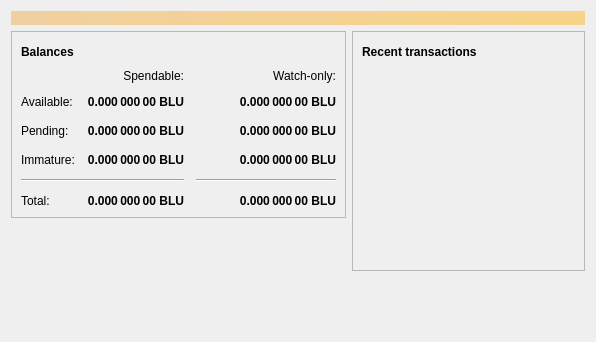
<?xml version="1.0" encoding="UTF-8"?>
<ui version="4.0">
 <class>OverviewPage</class>
 <widget class="QWidget" name="OverviewPage">
  <property name="geometry">
   <rect>
    <x>0</x>
    <y>0</y>
    <width>596</width>
    <height>342</height>
   </rect>
  </property>
  <property name="windowTitle">
   <string>Form</string>
  </property>
  <layout class="QVBoxLayout" name="topLayout">
   <item>
    <widget class="QLabel" name="labelAlerts">
     <property name="visible">
      <bool>false</bool>
     </property>
     <property name="styleSheet">
      <string notr="true">QLabel { background-color: qlineargradient(x1: 0, y1: 0, x2: 1, y2: 0, stop:0 #F0D0A0, stop:1 #F8D488); color:#000000; }</string>
     </property>
     <property name="wordWrap">
      <bool>true</bool>
     </property>
     <property name="margin">
      <number>3</number>
     </property>
     <property name="textInteractionFlags">
      <set>Qt::TextSelectableByMouse</set>
     </property>
    </widget>
   </item>
   <item>
    <layout class="QHBoxLayout" name="horizontalLayout" stretch="1,1">
     <item>
      <layout class="QVBoxLayout" name="verticalLayout_2">
       <item>
        <widget class="QFrame" name="frame">
         <property name="frameShape">
          <enum>QFrame::StyledPanel</enum>
         </property>
         <property name="frameShadow">
          <enum>QFrame::Raised</enum>
         </property>
         <layout class="QVBoxLayout" name="verticalLayout_4">
          <item>
           <layout class="QHBoxLayout" name="horizontalLayout_4">
            <item>
             <widget class="QLabel" name="label_5">
              <property name="font">
               <font>
                <weight>75</weight>
                <bold>true</bold>
               </font>
              </property>
              <property name="text">
               <string>Balances</string>
              </property>
             </widget>
            </item>
            <item>
             <widget class="QPushButton" name="labelWalletStatus">
              <property name="enabled">
               <bool>true</bool>
              </property>
              <property name="maximumSize">
               <size>
                <width>30</width>
                <height>16777215</height>
               </size>
              </property>
              <property name="toolTip">
               <string>The displayed information may be out of date. Your wallet automatically synchronizes with the Bluecoin network after a connection is established, but this process has not completed yet.</string>
              </property>
              <property name="text">
               <string/>
              </property>
              <property name="icon">
               <iconset resource="../bitcoin.qrc">
                <normaloff>:/icons/warning</normaloff>
                <disabledoff>:/icons/warning</disabledoff>:/icons/warning</iconset>
              </property>
              <property name="iconSize">
               <size>
                <width>24</width>
                <height>24</height>
               </size>
              </property>
              <property name="flat">
               <bool>true</bool>
              </property>
             </widget>
            </item>
            <item>
             <spacer name="horizontalSpacer_3">
              <property name="orientation">
               <enum>Qt::Horizontal</enum>
              </property>
              <property name="sizeHint" stdset="0">
               <size>
                <width>40</width>
                <height>20</height>
               </size>
              </property>
             </spacer>
            </item>
           </layout>
          </item>
          <item>
           <layout class="QGridLayout" name="gridLayout">
            <property name="spacing">
             <number>12</number>
            </property>
            <item row="2" column="2">
             <widget class="QLabel" name="labelWatchPending">
              <property name="font">
               <font>
                <weight>75</weight>
                <bold>true</bold>
               </font>
              </property>
              <property name="cursor">
               <cursorShape>IBeamCursor</cursorShape>
              </property>
              <property name="toolTip">
               <string>Unconfirmed transactions to watch-only addresses</string>
              </property>
              <property name="text">
               <string notr="true">0.000 000 00 BLU</string>
              </property>
              <property name="alignment">
               <set>Qt::AlignRight|Qt::AlignTrailing|Qt::AlignVCenter</set>
              </property>
              <property name="textInteractionFlags">
               <set>Qt::LinksAccessibleByMouse|Qt::TextSelectableByKeyboard|Qt::TextSelectableByMouse</set>
              </property>
             </widget>
            </item>
            <item row="2" column="1">
             <widget class="QLabel" name="labelUnconfirmed">
              <property name="font">
               <font>
                <weight>75</weight>
                <bold>true</bold>
               </font>
              </property>
              <property name="cursor">
               <cursorShape>IBeamCursor</cursorShape>
              </property>
              <property name="toolTip">
               <string>Total of transactions that have yet to be confirmed, and do not yet count toward the spendable balance</string>
              </property>
              <property name="text">
               <string notr="true">0.000 000 00 BLU</string>
              </property>
              <property name="alignment">
               <set>Qt::AlignRight|Qt::AlignTrailing|Qt::AlignVCenter</set>
              </property>
              <property name="textInteractionFlags">
               <set>Qt::LinksAccessibleByMouse|Qt::TextSelectableByKeyboard|Qt::TextSelectableByMouse</set>
              </property>
             </widget>
            </item>
            <item row="3" column="2">
             <widget class="QLabel" name="labelWatchImmature">
              <property name="font">
               <font>
                <weight>75</weight>
                <bold>true</bold>
               </font>
              </property>
              <property name="cursor">
               <cursorShape>IBeamCursor</cursorShape>
              </property>
              <property name="toolTip">
               <string>Mined balance in watch-only addresses that has not yet matured</string>
              </property>
              <property name="text">
               <string notr="true">0.000 000 00 BLU</string>
              </property>
              <property name="alignment">
               <set>Qt::AlignRight|Qt::AlignTrailing|Qt::AlignVCenter</set>
              </property>
              <property name="textInteractionFlags">
               <set>Qt::LinksAccessibleByMouse|Qt::TextSelectableByKeyboard|Qt::TextSelectableByMouse</set>
              </property>
             </widget>
            </item>
            <item row="4" column="0" colspan="2">
             <widget class="Line" name="line">
              <property name="orientation">
               <enum>Qt::Horizontal</enum>
              </property>
             </widget>
            </item>
            <item row="4" column="2">
             <widget class="Line" name="lineWatchBalance">
              <property name="sizePolicy">
               <sizepolicy hsizetype="Preferred" vsizetype="Fixed">
                <horstretch>0</horstretch>
                <verstretch>0</verstretch>
               </sizepolicy>
              </property>
              <property name="minimumSize">
               <size>
                <width>140</width>
                <height>0</height>
               </size>
              </property>
              <property name="orientation">
               <enum>Qt::Horizontal</enum>
              </property>
             </widget>
            </item>
            <item row="5" column="0">
             <widget class="QLabel" name="labelTotalText">
              <property name="text">
               <string>Total:</string>
              </property>
             </widget>
            </item>
            <item row="3" column="1">
             <widget class="QLabel" name="labelImmature">
              <property name="font">
               <font>
                <weight>75</weight>
                <bold>true</bold>
               </font>
              </property>
              <property name="cursor">
               <cursorShape>IBeamCursor</cursorShape>
              </property>
              <property name="toolTip">
               <string>Mined balance that has not yet matured</string>
              </property>
              <property name="text">
               <string notr="true">0.000 000 00 BLU</string>
              </property>
              <property name="alignment">
               <set>Qt::AlignRight|Qt::AlignTrailing|Qt::AlignVCenter</set>
              </property>
              <property name="textInteractionFlags">
               <set>Qt::LinksAccessibleByMouse|Qt::TextSelectableByKeyboard|Qt::TextSelectableByMouse</set>
              </property>
             </widget>
            </item>
            <item row="2" column="3">
             <spacer name="horizontalSpacer_2">
              <property name="orientation">
               <enum>Qt::Horizontal</enum>
              </property>
              <property name="sizeHint" stdset="0">
               <size>
                <width>40</width>
                <height>20</height>
               </size>
              </property>
             </spacer>
            </item>
            <item row="3" column="0">
             <widget class="QLabel" name="labelImmatureText">
              <property name="text">
               <string>Immature:</string>
              </property>
             </widget>
            </item>
            <item row="5" column="1">
             <widget class="QLabel" name="labelTotal">
              <property name="font">
               <font>
                <weight>75</weight>
                <bold>true</bold>
               </font>
              </property>
              <property name="cursor">
               <cursorShape>IBeamCursor</cursorShape>
              </property>
              <property name="toolTip">
               <string>Your current total balance</string>
              </property>
              <property name="text">
               <string notr="true">0.000 000 00 BLU</string>
              </property>
              <property name="alignment">
               <set>Qt::AlignRight|Qt::AlignTrailing|Qt::AlignVCenter</set>
              </property>
              <property name="textInteractionFlags">
               <set>Qt::LinksAccessibleByMouse|Qt::TextSelectableByKeyboard|Qt::TextSelectableByMouse</set>
              </property>
             </widget>
            </item>
            <item row="5" column="2">
             <widget class="QLabel" name="labelWatchTotal">
              <property name="font">
               <font>
                <weight>75</weight>
                <bold>true</bold>
               </font>
              </property>
              <property name="cursor">
               <cursorShape>IBeamCursor</cursorShape>
              </property>
              <property name="toolTip">
               <string>Current total balance in watch-only addresses</string>
              </property>
              <property name="text">
               <string notr="true">0.000 000 00 BLU</string>
              </property>
              <property name="alignment">
               <set>Qt::AlignRight|Qt::AlignTrailing|Qt::AlignVCenter</set>
              </property>
              <property name="textInteractionFlags">
               <set>Qt::LinksAccessibleByMouse|Qt::TextSelectableByKeyboard|Qt::TextSelectableByMouse</set>
              </property>
             </widget>
            </item>
            <item row="0" column="2">
             <widget class="QLabel" name="labelWatchonly">
              <property name="text">
               <string>Watch-only:</string>
              </property>
              <property name="alignment">
               <set>Qt::AlignRight|Qt::AlignTrailing|Qt::AlignVCenter</set>
              </property>
             </widget>
            </item>
            <item row="1" column="0">
             <widget class="QLabel" name="labelBalanceText">
              <property name="text">
               <string>Available:</string>
              </property>
             </widget>
            </item>
            <item row="1" column="1">
             <widget class="QLabel" name="labelBalance">
              <property name="font">
               <font>
                <weight>75</weight>
                <bold>true</bold>
               </font>
              </property>
              <property name="cursor">
               <cursorShape>IBeamCursor</cursorShape>
              </property>
              <property name="toolTip">
               <string>Your current spendable balance</string>
              </property>
              <property name="text">
               <string notr="true">0.000 000 00 BLU</string>
              </property>
              <property name="alignment">
               <set>Qt::AlignRight|Qt::AlignTrailing|Qt::AlignVCenter</set>
              </property>
              <property name="textInteractionFlags">
               <set>Qt::LinksAccessibleByMouse|Qt::TextSelectableByKeyboard|Qt::TextSelectableByMouse</set>
              </property>
             </widget>
            </item>
            <item row="1" column="2">
             <widget class="QLabel" name="labelWatchAvailable">
              <property name="font">
               <font>
                <weight>75</weight>
                <bold>true</bold>
               </font>
              </property>
              <property name="cursor">
               <cursorShape>IBeamCursor</cursorShape>
              </property>
              <property name="toolTip">
               <string>Your current balance in watch-only addresses</string>
              </property>
              <property name="text">
               <string notr="true">0.000 000 00 BLU</string>
              </property>
              <property name="alignment">
               <set>Qt::AlignRight|Qt::AlignTrailing|Qt::AlignVCenter</set>
              </property>
              <property name="textInteractionFlags">
               <set>Qt::LinksAccessibleByMouse|Qt::TextSelectableByKeyboard|Qt::TextSelectableByMouse</set>
              </property>
             </widget>
            </item>
            <item row="2" column="0">
             <widget class="QLabel" name="labelPendingText">
              <property name="text">
               <string>Pending:</string>
              </property>
             </widget>
            </item>
            <item row="0" column="1">
             <widget class="QLabel" name="labelSpendable">
              <property name="text">
               <string>Spendable:</string>
              </property>
              <property name="alignment">
               <set>Qt::AlignRight|Qt::AlignTrailing|Qt::AlignVCenter</set>
              </property>
             </widget>
            </item>
           </layout>
          </item>
         </layout>
        </widget>
       </item>
       <item>
        <spacer name="verticalSpacer">
         <property name="orientation">
          <enum>Qt::Vertical</enum>
         </property>
         <property name="sizeHint" stdset="0">
          <size>
           <width>20</width>
           <height>40</height>
          </size>
         </property>
        </spacer>
       </item>
      </layout>
     </item>
     <item>
      <layout class="QVBoxLayout" name="verticalLayout_3">
       <item>
        <widget class="QFrame" name="frame_2">
         <property name="frameShape">
          <enum>QFrame::StyledPanel</enum>
         </property>
         <property name="frameShadow">
          <enum>QFrame::Raised</enum>
         </property>
         <layout class="QVBoxLayout" name="verticalLayout">
          <item>
           <layout class="QHBoxLayout" name="horizontalLayout_2">
            <item>
             <widget class="QLabel" name="label_4">
              <property name="font">
               <font>
                <weight>75</weight>
                <bold>true</bold>
               </font>
              </property>
              <property name="text">
               <string>Recent transactions</string>
              </property>
             </widget>
            </item>
            <item>
             <widget class="QPushButton" name="labelTransactionsStatus">
              <property name="enabled">
               <bool>true</bool>
              </property>
              <property name="maximumSize">
               <size>
                <width>30</width>
                <height>16777215</height>
               </size>
              </property>
              <property name="toolTip">
               <string>The displayed information may be out of date. Your wallet automatically synchronizes with the Bluecoin network after a connection is established, but this process has not completed yet.</string>
              </property>
              <property name="text">
               <string/>
              </property>
              <property name="icon">
               <iconset resource="../bitcoin.qrc">
                <normaloff>:/icons/warning</normaloff>
                <disabledoff>:/icons/warning</disabledoff>:/icons/warning</iconset>
              </property>
              <property name="iconSize">
               <size>
                <width>24</width>
                <height>24</height>
               </size>
              </property>
              <property name="flat">
               <bool>true</bool>
              </property>
             </widget>
            </item>
            <item>
             <spacer name="horizontalSpacer">
              <property name="orientation">
               <enum>Qt::Horizontal</enum>
              </property>
              <property name="sizeHint" stdset="0">
               <size>
                <width>40</width>
                <height>20</height>
               </size>
              </property>
             </spacer>
            </item>
           </layout>
          </item>
          <item>
           <widget class="QListView" name="listTransactions">
            <property name="styleSheet">
             <string notr="true">QListView { background: transparent; }</string>
            </property>
            <property name="frameShape">
             <enum>QFrame::NoFrame</enum>
            </property>
            <property name="verticalScrollBarPolicy">
             <enum>Qt::ScrollBarAlwaysOff</enum>
            </property>
            <property name="horizontalScrollBarPolicy">
             <enum>Qt::ScrollBarAlwaysOff</enum>
            </property>
            <property name="selectionMode">
             <enum>QAbstractItemView::NoSelection</enum>
            </property>
           </widget>
          </item>
         </layout>
        </widget>
       </item>
       <item>
        <spacer name="verticalSpacer_2">
         <property name="orientation">
          <enum>Qt::Vertical</enum>
         </property>
         <property name="sizeHint" stdset="0">
          <size>
           <width>20</width>
           <height>40</height>
          </size>
         </property>
        </spacer>
       </item>
      </layout>
     </item>
    </layout>
   </item>
  </layout>
 </widget>
 <resources/>
 <connections/>
</ui>
